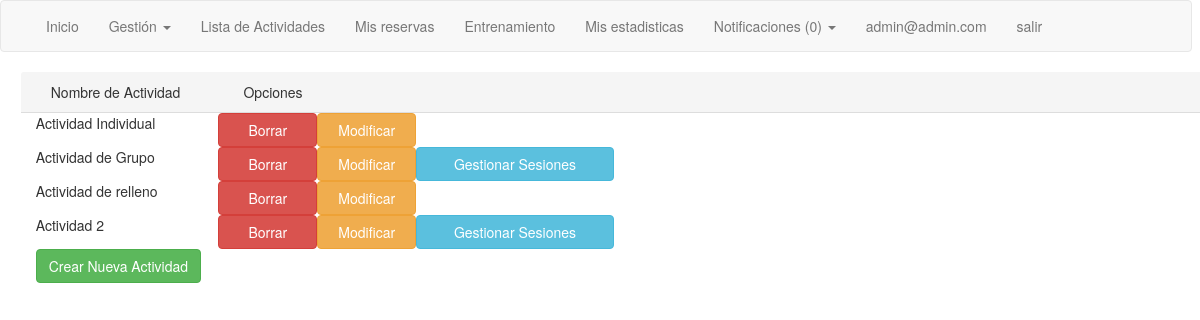
The app's page /Views/GestionActividades.php (signed in) with its own data.
### tables this page shows
CREATE TABLE `Actividad` (
  `idActividad` int(11) NOT NULL,
  `nomActividad` varchar(20) NOT NULL,
  `tipoAct` varchar(10) NOT NULL,
  `numPlazas` int(11) DEFAULT NULL
);

### Model/Usuario.php (called while the page is built, shortened)
<?php
class Usuario{
    function getByEmail($email){
      $db = DB::getDB();
      $consulta = "SELECT * FROM Usuario WHERE email ='".$email."'";
      $result = $db->query($consulta);
      return $result->fetch_assoc();
    }
}
?>

### Controllers/c_Usuario.php (called while the page is built, shortened)
<?php
require_once("../Model/Usuario.php");
class UsuarioController{
    public function getUserByEmail($mail){
      $u = new Usuario();
      $result = $u->getByEmail($mail);
      return $result;
    }
}
 ?>

### Model/Actividad.php (called while the page is built, shortened)
<?php
class Actividad{
  function getNameIDType(){
    $db = DB::getDB();
    $consulta = "SELECT idActividad, nomActividad, tipoAct FROM Actividad";
    $result = $db->query($consulta);
    $res = array();
    while($row = $result->fetch_assoc()){
      array_push($res, $row);
    }
    return $res;
  }
}
?>

### Controllers/c_Actividad.php (called while the page is built, shortened)
<?php
require_once("../Model/Actividad.php");
class ActividadController{
  public function gestionActividadesConTipo(){
    $a = new Actividad();
    $actividades = $a->getNameIDType();
    return $actividades;
  }
}
?>

### Views/GestionActividades.php (the view, shortened to what this page needs)
<?php
if(!isset($_SESSION['userID'])){
  header('Location: paginaPrincipal.php');
}else{
  require_once('../Controllers/c_Usuario.php');
  $usuariosController = new UsuarioController();
  $user = $usuariosController->getUserByEmail($_SESSION['userID']);
  if(!$user['tipoUsuario']=='admin'){
    header('Location: paginaPrincipal.php');
  }
  else{
?>
<!DOCTYPE html>
<html>
  <head>
    <?php
    require_once('NavBar.php');
    require_once('../Controllers/c_Actividad.php');
    $ActividadesController = new ActividadController();
    $Actividades = $ActividadesController->gestionActividadesConTipo();
    ?>
  </head>
  <body>
    <div class="tabla panel-default" >
      <div class = 'row panel-heading'>
        <span class= "col-md-2" >Nombre de Actividad</span> <span class= "col-md-2">Opciones</span>
      </div>
      <?php foreach($Actividades as $it){ ?>
      <div class = 'row'>
        <span class= "col-md-2"><?php echo ($it['nomActividad']); ?> </span>
    	<button class= "col-md-1 btn btn-danger" type="submit" form="borrar" name="idActividad" value = <?php echo("".$it['idActividad']."");?>>Borrar</button>
    	<button class= "col-md-1 btn btn-warning" onclick="location.href='ModificarActividad.php?id=<?php echo($it['idActividad']);?>'">Modificar</button>
      <?php if($it['tipoAct']=="Grupal"){?>
      <button class= "col-md-2 btn btn-info" onclick="location.href='SesionActividad.php?id=<?php echo($it['idActividad']);?>'">Gestionar Sesiones</button>
      <?php } ?>
    </div>
    <?php } ?>
      <button class="btn btn-success" onclick="location.href='CrearActividad.php'">Crear Nueva Actividad</button>
    </div>
  </body>
</html>
<?php
}
}
?>

### records on screen
actividad: nomActividad "Actividad Individual", $it['idActividad'] 1 (drawn)
actividad: nomActividad "Actividad de Grupo", $it['idActividad'] 2 (drawn)
actividad: nomActividad "Actividad de relleno", $it['idActividad'] 3 (drawn)
actividad: nomActividad "Actividad 2", $it['idActividad'] 4 (drawn)

### other values on screen
count($notificaciones) "0"
$_SESSION['userID'] "admin@admin.com"
